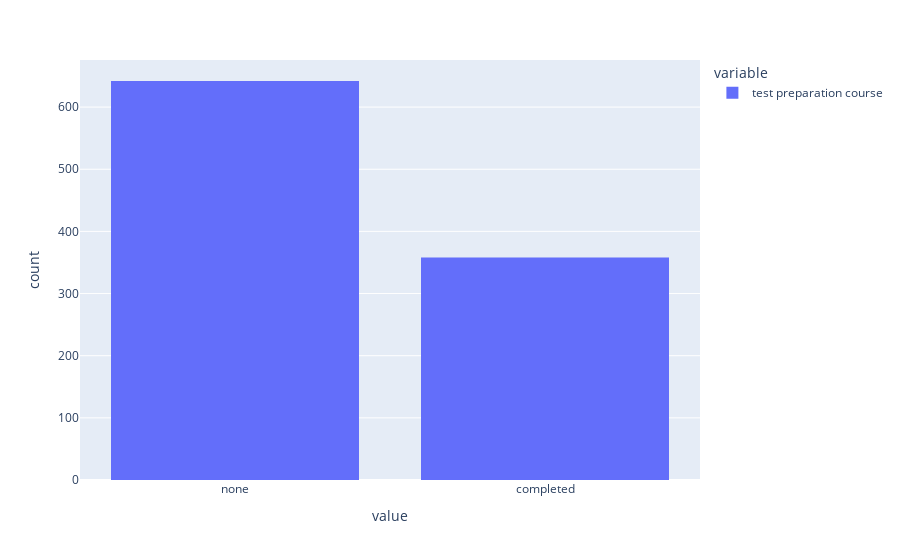

This figure's notebook cell:
### Markdown cell above
## Count for Test Preparation Score

### Code cell
fig5=px.histogram(df['test preparation course'])
fig5.show()

### Figure 1 — Plotly figure (JSON) as saved in the notebook; plotly's stock layout.template omitted (floating-point values rounded to 4 significant figures; data arrays with more than 128 entries replaced by an {"elided": "..."} marker saying what was removed)
{"data": [{"alignmentgroup": "True", "bingroup": "x", "hovertemplate": "variable=test preparation course<br>value=%{x}<br>count=%{y}<extra></extra>", "legendgroup": "test preparation course", "marker": {"color": "#636efa", "pattern": {"shape": ""}}, "name": "test preparation course", "offsetgroup": "test preparation course", "orientation": "v", "showlegend": true, "type": "histogram", "x": {"elided": "1000 str values"}, "xaxis": "x", "yaxis": "y"}], "layout": {"autosize": true, "barmode": "relative", "legend": {"title": {"text": "variable"}, "tracegroupgap": 0}, "margin": {"t": 60}, "xaxis": {"anchor": "y", "autorange": true, "domain": [0, 1], "range": [-0.5, 1.5], "title": {"text": "value"}, "type": "category"}, "yaxis": {"anchor": "x", "autorange": true, "domain": [0, 1], "range": [0, 675.8], "title": {"text": "count"}}}}
